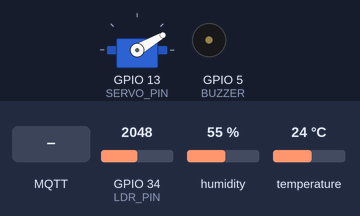
A sketch run on a simulated ESP32. Parts: servo, buzzer (waves = sounding). The inputs (shaded band) are chosen by the test bench; at power-on: temperature 24 °C, GPIO 34 (LDR_PIN) = 2048, humidity 55 %. WiFi joins after 1.5 s; servers stay silent unless stated; network time is answered at once with the bench clock; the local clock reads 2024-03-15 10:24:30 at power-on unless the sketch sets it; no MQTT or app messages arrive unless stated; what the sketch prints to the serial monitor is not drawn.

Above: at 2.7 s.
2.8 s: MQTT message "1" arrives on the first subscribed topic
At 3.1 s:
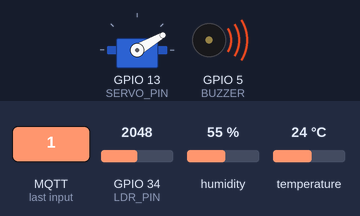
11.5 s: temperature set to 12 °C
At 21.2 s:
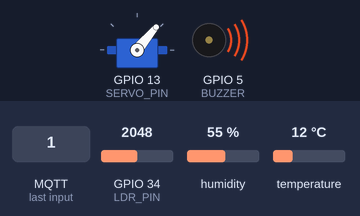
21.5 s: GPIO 34 (LDR_PIN) set to 491
At 30.6 s:
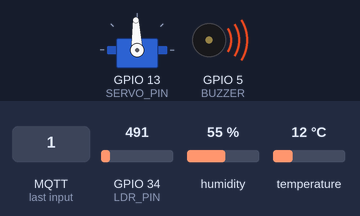
31.5 s: MQTT message "ADMIN-MAIN-ON-OFF" arrives on the first subscribed topic
At 32.1 s:
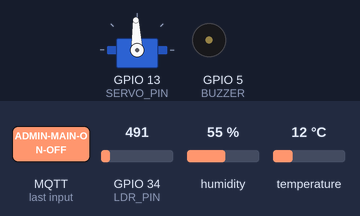
33.0 s: MQTT message "1" arrives on the third subscribed topic
At 34.1 s:
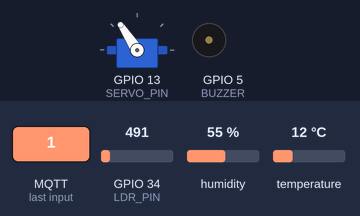
34.5 s: MQTT message "ADMIN-MAIN-ON-OFF" arrives on the second subscribed topic
At 35.7 s:
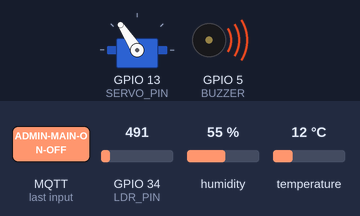
Timing chart, 0 to 37.0 s (numbered marks = the images above; inputs shaded):
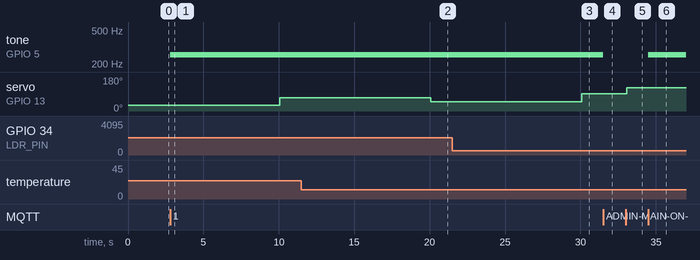

The sketch:

sketch.ino
```cpp
#include <WiFi.h>
#include <PubSubClient.h>
#include <DHTesp.h>
#include <ESP32Servo.h>
#include <WiFiClientSecure.h>
#include <math.h>
#include <NTPClient.h>
#include <WiFiUdp.h>

// Time configuration
const char* ntpServer = "pool.ntp.org";
const long gmtOffset_sec = 19800;
const int daylightOffset_sec = 0;

// Pin definitions
#define DHTPIN 12
#define BUZZER 5
#define LDR_PIN 34
#define SERVO_PIN 13

// Global variables
WiFiClientSecure espClient;
PubSubClient mqttClient(espClient);
Servo servo;
DHTesp dhtSensor;
WiFiUDP ntpUDP;
NTPClient timeClient(ntpUDP, ntpServer, gmtOffset_sec, daylightOffset_sec);

char tempAr[10];
char lightAr[10];
char servoAngleAr[10];
bool isScheduleON = false;
unsigned long scheduledOnTime;

// LDR variables
float lightCurrent = 0.0;
unsigned long lastLdrSample = 0;
int sampleInterval = 5000;
float averageWait = 120000;

// LDR calibration constants
const float LOW_LIM = 15051.50;
const float UP_LIM = 36088.47;

// Servo control parameters
float thetaOffset = 30.0;
float controlFactor = 0.75;
float tMed = 30.0;

// WiFi and MQTT credentials
//special note: The private MQTT server is not available after 2025/05/30 because the free trial period is over
const char *ssid = "Wokwi-GUEST";
const char *password = "";
const char *mqtt_server = "limetawny-161906ba.a03.euc1.aws.hivemq.cloud";
const int mqtt_port = 8883;
//After the trial period, the public MQTT server can be used.
//const char *mqtt_server = "broker.hivemq.com";
//const int mqtt_port = 1883;
const char *mqtt_user = "uvindu";
const char *mqtt_pass = "Sas220261v";

unsigned long previousMillisTemp = 0;
unsigned long previousMillisServo = 0;

void setup() {
  Serial.begin(115200);
  Serial.println("Initializing...");

  initializeDHT();
  initializeWiFi();
  if (WiFi.status() == WL_CONNECTED) {
    timeClient.begin();
    initializeMQTT();
  }
  initializePins();
  servo.attach(SERVO_PIN, 500, 2500);
  servo.write((int)thetaOffset);
}

void loop() {
  if (!mqttClient.connected()) {
    reconnectMQTT();
  }
  mqttClient.loop();
  timeClient.update();

  send_light_level();
  send_temperature();
  control_servo();
  checkSchedule();
}

// Initialization functions
void initializeWiFi() {
  Serial.println("Connecting to WiFi...");
  WiFi.mode(WIFI_STA);
  WiFi.begin(ssid, password);

  int attempts = 0;
  while (WiFi.status() != WL_CONNECTED && attempts < 20) {
    delay(500);
    Serial.print(".");
    attempts++;
  }

  if (WiFi.status() == WL_CONNECTED) {
    Serial.println("\nConnected to WiFi");
    Serial.print("IP: ");
    Serial.println(WiFi.localIP());
  } else {
    Serial.println("\nWiFi connection failed!");
  }
}

void initializeMQTT() {
  espClient.setInsecure();
  mqttClient.setServer(mqtt_server, mqtt_port);
  mqttClient.setCallback(receiveCallback);
  mqttClient.setKeepAlive(15);
}

void initializeDHT() {
  dhtSensor.setup(DHTPIN, DHTesp::DHT22);
}

void initializePins() {
  pinMode(LDR_PIN, INPUT);
  pinMode(BUZZER, OUTPUT);
  buzzerOn(false);
}

void reconnectMQTT() {
  int retryCount = 0;
  const int maxRetries = 5;
  while (!mqttClient.connected() && retryCount < maxRetries) {
    Serial.print("Connecting to MQTT...");
    if (mqttClient.connect("ESP32Client", mqtt_user, mqtt_pass)) {
      Serial.println("connected");
      mqttClient.subscribe("ADMIN-MAIN-ON-OFF");
      mqttClient.subscribe("ADMIN-SCH-ON");
      mqttClient.subscribe("ADMIN-LDR-SAMPLE-INTERVAL");
      mqttClient.subscribe("ADMIN-LDR-SEND-INTERVAL");
      mqttClient.subscribe("ADMIN-THETA-OFFSET");
      mqttClient.subscribe("ADMIN-CONTROL-FACTOR");
      mqttClient.subscribe("ADMIN-TMED");
    } else {
      Serial.print("failed, rc=");
      Serial.print(mqttClient.state());
      Serial.println();
      delay(2000);
      retryCount++;
    }
  }
  if (!mqttClient.connected()) {
    Serial.println("MQTT connection failed after max retries");
  }
}

// Main functions
void send_temperature() {
  unsigned long currentMillis = millis();
  if (currentMillis - previousMillisTemp >= sampleInterval * 1.5) {
    previousMillisTemp = currentMillis;
    float temperature;
    if (readDhtWithRetry(temperature)) {
      dtostrf(temperature, 4, 2, tempAr);
    } else {
      strcpy(tempAr, "0.00");
    }
    Serial.print("Sending temperature: ");
    Serial.println(tempAr);
    mqttClient.publish("ADMIN-TEMP", tempAr);
  }
}

void send_light_level() {
  unsigned long currentMillis = millis();
  if (currentMillis - lastLdrSample >= sampleInterval) {
    readLdr();
    lastLdrSample = currentMillis;
    Serial.print("Sending light level: ");
    Serial.println(lightCurrent, 2);
    dtostrf(lightCurrent, 4, 2, lightAr);
    mqttClient.publish("ADMIN-LDR-AVG", lightAr);
  }
}

void readLdr() {
  // Average multiple readings to reduce noise
  const int numReadings = 5;
  long sum = 0;
  for (int i = 0; i < numReadings; i++) {
    sum += analogRead(LDR_PIN);
    delay(10);
  }
  int analogValue = sum / numReadings;
  analogValue = max(1, analogValue);
  float lightLevel = log10((float)analogValue);
  float scaledLux = lightLevel * 10000;
  scaledLux = (scaledLux - LOW_LIM) / (UP_LIM - LOW_LIM);
  lightCurrent = 1 - constrain(scaledLux, 0.0, 1.0);
  Serial.print("Raw ADC: "); Serial.println(analogValue);
  Serial.print("LDR reading: "); Serial.println(lightCurrent, 2);
}

void control_servo() {
  unsigned long currentMillis = millis();
  if (currentMillis - previousMillisServo < sampleInterval * 2) {
    return;
  }
  previousMillisServo = currentMillis;

  float T;
  if (!readDhtWithRetry(T)) {
    T = 0.0;
  }
  float I = lightCurrent;
  float ratio = averageWait / sampleInterval;
  ratio = max(ratio, 1.0f);

  Serial.print("LDR (I): "); Serial.println(I, 2);
  Serial.print("Temperature (T): "); Serial.println(T, 2);
  Serial.print("averageWait: "); Serial.println(averageWait, 2);
  Serial.print("sampleInterval: "); Serial.println(sampleInterval, 2);
  Serial.print("controlFactor: "); Serial.println(controlFactor, 2);
  Serial.print("tMed: "); Serial.println(tMed, 2);
  Serial.print("thetaOffset: "); Serial.println(thetaOffset, 2);

  if (isnan(T) || T <= 0 || tMed <= 0 || ratio <= 0 || isnan(I)) {
    servo.write((int)thetaOffset);
    dtostrf(thetaOffset, 4, 2, servoAngleAr);
    mqttClient.publish("ADMIN-SERVO-ANGLE", servoAngleAr);
    Serial.println("Servo Angle: Invalid input, set to " + String(servoAngleAr));
    return;
  }

  float logVal = log(ratio);
  float theta = thetaOffset + (180.0 - thetaOffset) * I * controlFactor * logVal * (T / tMed);
  theta = constrain(theta, 0, 180);

  Serial.print("log(ratio): "); Serial.println(logVal, 2);
  Serial.print("T/tMed: "); Serial.println(T / tMed, 2);
  Serial.print("Formula before constrain: "); Serial.println(thetaOffset + (180.0 - thetaOffset) * I * controlFactor * sampleInterval * logVal * (T / tMed) * 0.001, 2);

  servo.write((int)theta);
  dtostrf(theta, 4, 2, servoAngleAr);
  mqttClient.publish("ADMIN-SERVO-ANGLE", servoAngleAr);
  Serial.println("Servo Angle: " + String(servoAngleAr));
}

void buzzerOn(bool on) {
  if (on) {
    tone(BUZZER, 256);
  } else {
    noTone(BUZZER);
  }
}

bool readDhtWithRetry(float& temperature) {
  const int maxRetries = 3;
  for (int i = 0; i < maxRetries; i++) {
    TempAndHumidity data = dhtSensor.getTempAndHumidity();
    if (!isnan(data.temperature) && data.temperature > 0) {
      temperature = data.temperature;
      return true;
    }
    Serial.println("DHT22 read failed, retrying...");
    delay(500);
  }
  Serial.println("DHT22 read failed after max retries");
  return false;
}

void checkSchedule() {
  if (isScheduleON) {
    unsigned long currentTime = timeClient.getEpochTime();
    if (currentTime > scheduledOnTime) {
      buzzerOn(true);
      isScheduleON = false;
      mqttClient.publish("ADMIN-MAIN-ON-OFF-ESP", "1");
      mqttClient.publish("ADMIN-SCH-ESP-ON", "0");
      Serial.println("Scheduled ON time");
    }
  }
}

void receiveCallback(char* topic, byte* payload, unsigned int length) {
  Serial.print("Message arrived [");
  Serial.print(topic);
  Serial.print("] ");
  char payloadCharAr[length + 1];
  for (int i = 0; i < length; i++) {
    payloadCharAr[i] = (char)payload[i];
  }
  payloadCharAr[length] = '\0';
  Serial.println(payloadCharAr);

  if (strcmp(topic, "ADMIN-MAIN-ON-OFF") == 0) {
    buzzerOn(payloadCharAr[0] == '1');
  } else if (strcmp(topic, "ADMIN-SCH-ON") == 0) {
    if (payloadCharAr[0] == 'N') {
      isScheduleON = false;
    } else {
      isScheduleON = true;
      scheduledOnTime = atol(payloadCharAr);
    }
  } else if (strcmp(topic, "ADMIN-LDR-SAMPLE-INTERVAL") == 0) {
    int newInterval = atoi(payloadCharAr) * 1000;
    if (newInterval >= 1000) {
      sampleInterval = newInterval;
    }
  } else if (strcmp(topic, "ADMIN-LDR-SEND-INTERVAL") == 0) {
    float newWait = atof(payloadCharAr) * 1000;
    if (newWait >= 30000) {
      averageWait = newWait;
    }
  } else if (strcmp(topic, "ADMIN-THETA-OFFSET") == 0) {
    float newOffset = atof(payloadCharAr);
    if (newOffset >= 0 && newOffset <= 120) {
      thetaOffset = newOffset;
    }
  } else if (strcmp(topic, "ADMIN-CONTROL-FACTOR") == 0) {
    float newFactor = atof(payloadCharAr);
    if (newFactor >= 0 && newFactor <= 1) {
      controlFactor = newFactor;
    }
  } else if (strcmp(topic, "ADMIN-TMED") == 0) {
    float newTmed = atof(payloadCharAr);
    if (newTmed >= 10 && newTmed <= 40) {
      tMed = newTmed;
    }
  } else {
    Serial.println("Unknown topic");
  }
}
```

Measured:
- after the input at 2.8 s, tone on GPIO 5 (BUZZER): silent → 256 Hz at once
- after the input at 11.5 s, servo on GPIO 13 (SERVO_PIN): 70° → 50° after 8.6 s
- after the input at 21.5 s, servo on GPIO 13 (SERVO_PIN): 50° → 92° after 8.6 s
- after the input at 31.5 s, tone on GPIO 5 (BUZZER): 256 Hz → silent at once
- after the input at 33.0 s, servo on GPIO 13 (SERVO_PIN): 92° → 123° after 0.09 s
- after the input at 34.5 s, tone on GPIO 5 (BUZZER): silent → 256 Hz at once
